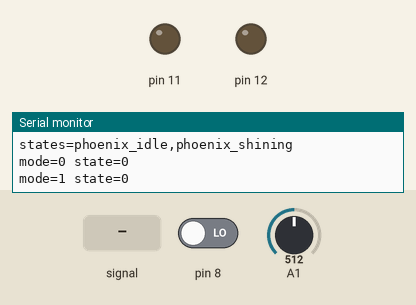
This sketch was run on a simulated Arduino Uno, built with avr-gcc and run on an emulated ATmega328P. Shown: output pins drawn as LEDs (lit = HIGH), the last lines printed to the serial monitor. Dashed ring = blinking. Inputs (shaded band) come from the test bench; at power-on: pin 8 LOW, A1 = 512.

Above: at 1.2 s.
1.3 s: pin 8 driven HIGH
At 2.1 s:
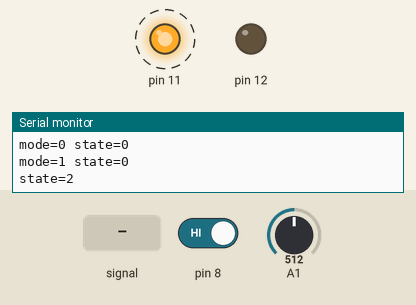
4.3 s: A1 set to 654
6.2 s: A1 set to 673
At 7.4 s:
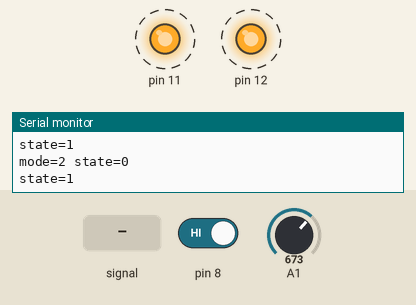
9.2 s: A1 fed a 200 Hz sine of ±81 counts around its level
At 10.7 s:
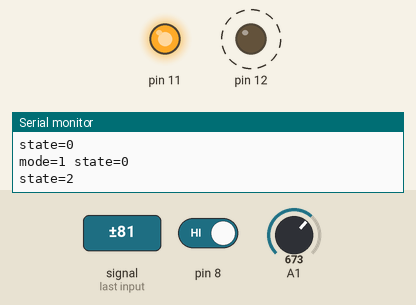
12.2 s: pin 8 driven LOW
At 13.6 s:
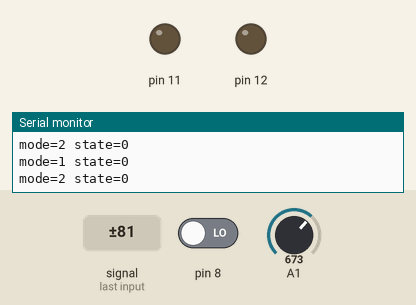
Timing chart, 0 to 15.2 s (numbered marks = the images above; inputs shaded):
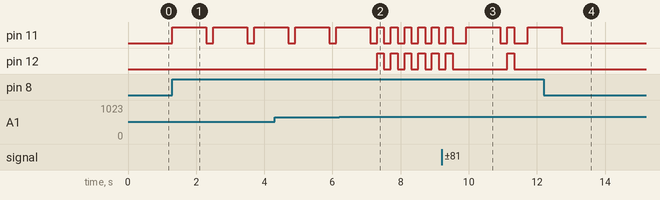

The sketch:

ModeCreatures.ino
```cpp
// Code generated by ArduinoML
// Structural concepts
void setup() {
	pinMode(1, INPUT);
	pinMode(11, OUTPUT);
	pinMode(8, INPUT);
	Serial.begin(38400);
	Serial.println("name=ModeCreatures");
	Serial.println("modes=unicorn,drake,phoenix");
	Serial.println("states=unicorn_sleeping,unicorn_awake");
	Serial.println("states=drake_idle,drake_fireup_idle,drake_fireup");
	Serial.println("states=phoenix_idle,phoenix_shining");
}

//Monitoring values
String state_value = "";
String mode_value = "";

//Behavioral concepts
long time=0;
long debounce = 200;
long analog=0;

void mode_unicorn() {
	//initial state
	mode_value = "0";
	state_value = "0";
	Serial.println("mode=" + mode_value + " " + "state=" + state_value);
	state_unicorn_sleeping();
}

void unicorn_to_drake(){
	boolean guard = millis() - time > debounce;
	if( analogRead(1) >= 333 && analogRead(1) < 666 && guard ) {
		time = millis();
		mode_drake();
	}
}
void unicorn_to_phoenix(){
	boolean guard = millis() - time > debounce;
	if( analogRead(1) >= 666 && analogRead(1) < 999 && guard ) {
		time = millis();
		mode_phoenix();
	}
}
void state_unicorn_sleeping() {
	digitalWrite(11, LOW);
	boolean guard = millis() - time > debounce;
	out_unicorn();

	unicorn_to_drake();
	unicorn_to_phoenix();
	if( digitalRead(8) == HIGH && guard ) {
		state_value = "1";
		out();
		time = millis();
		state_unicorn_awake();
	}
	else {
		state_unicorn_sleeping();
	}
}

void state_unicorn_awake() {
	digitalWrite(11, HIGH);
	boolean guard = millis() - time > debounce;
	out_unicorn();

	unicorn_to_drake();
	unicorn_to_phoenix();
	if( digitalRead(8) == HIGH && guard ) {
		state_value = "0";
		out();
		time = millis();
		state_unicorn_sleeping();
	}
	else {
		state_unicorn_awake();
	}
}

void mode_drake() {
	//initial state
	mode_value = "1";
	state_value = "0";
	Serial.println("mode=" + mode_value + " " + "state=" + state_value);
	state_drake_idle();
}

void drake_to_unicorn(){
	boolean guard = millis() - time > debounce;
	if( analogRead(1) < 333 && guard ) {
		time = millis();
		mode_unicorn();
	}
}
void drake_to_phoenix(){
	boolean guard = millis() - time > debounce;
	if( analogRead(1) >= 666 && analogRead(1) < 999 && guard ) {
		time = millis();
		mode_phoenix();
	}
}
void state_drake_idle() {
	digitalWrite(11, LOW);
	boolean guard = millis() - time > debounce;
	out_drake();

	drake_to_unicorn();
	drake_to_phoenix();
	if( digitalRead(8) == HIGH && guard ) {
		state_value = "2";
		out();
		time = millis();
		state_drake_fireup();
	}
	else {
		state_drake_idle();
	}
}

void state_drake_fireup_idle() {
	digitalWrite(11, LOW);
	boolean guard = millis() - time > debounce;
	out_drake();

	drake_to_unicorn();
	drake_to_phoenix();
	if( digitalRead(8) == HIGH && guard ) {
		state_value = "0";
		out();
		time = millis();
		state_drake_idle();
	}
	if (true) {
		delay(1000);
		state_value = "2";
		out();
		state_drake_fireup();
	}
	else {
		state_drake_fireup_idle();
	}
}

void state_drake_fireup() {
	digitalWrite(11, HIGH);
	boolean guard = millis() - time > debounce;
	out_drake();

	drake_to_unicorn();
	drake_to_phoenix();
	if( digitalRead(8) == HIGH && guard ) {
		state_value = "0";
		out();
		time = millis();
		state_drake_idle();
	}
	if (true) {
		delay(1000);
		state_value = "1";
		out();
		state_drake_fireup_idle();
	}
	else {
		state_drake_fireup();
	}
}

void mode_phoenix() {
	//setup bricks
	pinMode(12, OUTPUT);
	//initial state
	mode_value = "2";
	state_value = "0";
	Serial.println("mode=" + mode_value + " " + "state=" + state_value);
	state_phoenix_idle();
}

void reset_phoenix() {
	digitalWrite(12, LOW);
}

void phoenix_to_unicorn(){
	boolean guard = millis() - time > debounce;
	if( analogRead(1) < 333 && guard ) {
		reset_phoenix();
		time = millis();
		mode_unicorn();
	}
}
void phoenix_to_drake(){
	boolean guard = millis() - time > debounce;
	if( analogRead(1) >= 333 && analogRead(1) < 666 && guard ) {
		reset_phoenix();
		time = millis();
		mode_drake();
	}
}
void state_phoenix_idle() {
	digitalWrite(11, LOW);
	digitalWrite(12, LOW);
	boolean guard = millis() - time > debounce;
	out_phoenix();

	phoenix_to_unicorn();
	phoenix_to_drake();
	if( digitalRead(8) == HIGH && guard ) {
		state_value = "1";
		out();
		time = millis();
		state_phoenix_shining();
	}
	else {
		state_phoenix_idle();
	}
}

void state_phoenix_shining() {
	digitalWrite(11, HIGH);
	digitalWrite(12, HIGH);
	boolean guard = millis() - time > debounce;
	out_phoenix();

	phoenix_to_unicorn();
	phoenix_to_drake();
	if( digitalRead(8) == HIGH && guard ) {
		state_value = "0";
		out();
		time = millis();
		state_phoenix_idle();
	}
	else {
		state_phoenix_shining();
	}
}

void out() {Serial.println("state=" + state_value);}

void out_unicorn() {
	boolean time_analog = millis() - analog > debounce;
	if (time_analog) {
		Serial.println();
		analog = millis();
	}
}

void out_drake() {
	boolean time_analog = millis() - analog > debounce;
	if (time_analog) {
		Serial.println();
		analog = millis();
	}
}

void out_phoenix() {
	boolean time_analog = millis() - analog > debounce;
	if (time_analog) {
		Serial.println();
		analog = millis();
	}
}

void loop() {mode_unicorn();} // Entering init mode
```

Measured:
- the behaviour switches between 665 and 666 on A1 (found by bisection; images 1 and 2)
- after the input at 1.3 s, pin 11: alternates HIGH for 1.0 s and LOW for 0.20 s, starting at once
- after the input at 6.2 s, pin 11: alternates HIGH for 0.20 s and LOW for 0.20 s, starting after 1.3 s; pin 12: alternates HIGH for 0.20 s and LOW for 0.20 s, starting after 1.1 s
- after the input at 9.2 s, pin 12: LOW → HIGH after 1.9 s, → LOW 0.20 s later
- after the input at 12.2 s, pin 11: goes on until 12.7 s, then stays LOW; pin 12: stays LOW (without the input it goes to HIGH after 0.73 s)
